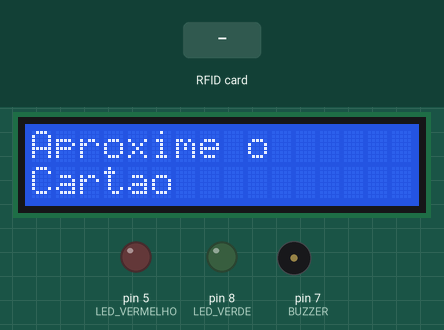
Bench run of a sketch on a simulated Arduino Uno, built with avr-gcc and run on an emulated ATmega328P. Shown: 16×2 character LCD, output pins drawn as LEDs (lit = HIGH), buzzer (waves = sounding). The test bench sets the inputs (shaded band). Pins used as bus, display or sensor lines are not drawn; what the sketch prints to the serial monitor is not drawn.

Above: at 1.2 s.
1.3 s: RFID card 5E 7A 19 C4 held to the reader
At 1.7 s:
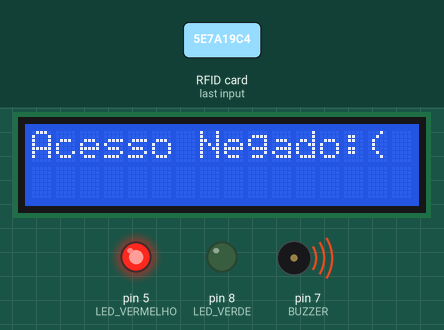
At 3.3 s:
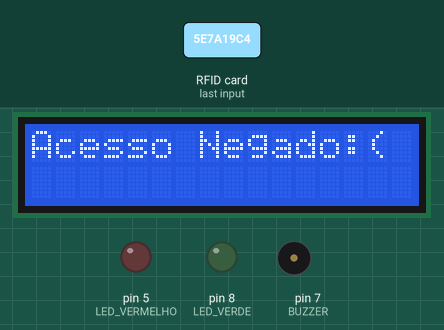
3.9 s: RFID card E3 64 CE 34 held to the reader
At 5.6 s:
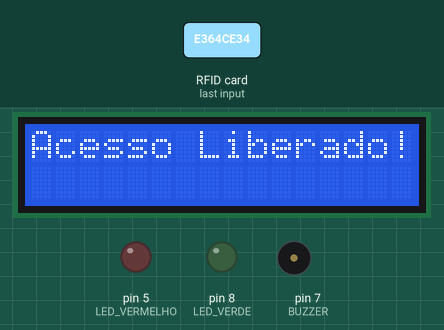
Timing chart, 0 to 7.1 s (numbered marks = the images above; inputs shaded):
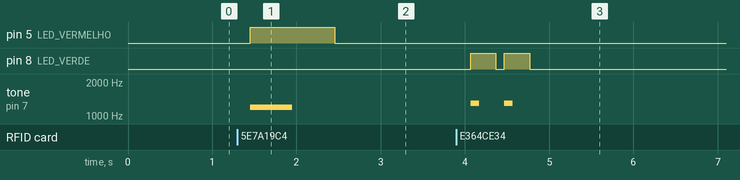

The sketch:

arduino.ino
```cpp
// #include <iostream>
// #include <vector>
// #include <string>
// #include <iomanip>
#include <SPI.h>
#include <MFRC522.h>
#include <LiquidCrystal_I2C.h>

#define LED_VERDE 8
#define LED_VERMELHO 5
#define SS_PIN 10
#define RST_PIN 6
#define BUZZER 7
LiquidCrystal_I2C lcd(0x27, 16, 2);
String IDtag = ""; //Variável que armazenará o ID da Tag
bool Permitido = false; //Variável que verifica a permissão
//Vetor responsável por armazenar os ID's das Tag's cadastradas
String TagsCadastradas[] = {"e364ce34",
                            "1234",
                            " 1"};
MFRC522 LeitorRFID(SS_PIN, RST_PIN);    // Cria uma nova instância para o leitor e passa os pinos como parâmetro
void setup() {
        Serial.begin(9600);           // Inicializa a comunicação Serial
        SPI.begin();                  // Inicializa comunicacao SPI
        LeitorRFID.PCD_Init();        // Inicializa o leitor RFID
        pinMode(LED_VERDE, OUTPUT);   // Declara o pino do led verde como saída
        pinMode(LED_VERMELHO, OUTPUT);
        pinMode(BUZZER, OUTPUT); // Declara o pino do led vermelho como saída     // Declara o pino do buzzer como saída
}
void loop() {
  Leitura();  //Chama a função responsável por fazer a leitura das Tag's
}
void Leitura(){
      lcd.init();
      lcd.init();
      lcd.backlight();
      lcd.clear();
      lcd.print("Aproxime o ");
      lcd.setCursor(0,1);
      lcd.print("Cartao");

        IDtag = ""; //Inicialmente IDtag deve estar vazia.

        // Verifica se existe uma Tag presente
        if ( !LeitorRFID.PICC_IsNewCardPresent() || !LeitorRFID.PICC_ReadCardSerial() ) {
            delay(50);
            return;
        }

        // Pega o ID da Tag através da função LeitorRFID.uid e Armazena o ID na variável IDtag
        for (byte i = 0; i < LeitorRFID.uid.size; i++) {
            IDtag.concat(String(LeitorRFID.uid.uidByte[i], HEX));
        }

        //Compara o valor do ID lido com os IDs armazenados no vetor TagsCadastradas[]
        for (int i = 0; i < (sizeof(TagsCadastradas)/sizeof(String)); i++) {
          if(  IDtag.equalsIgnoreCase(TagsCadastradas[i])  ){
              Permitido = true; //Variável Permitido assume valor verdadeiro caso o ID Lido esteja cadastrado

          }
        }
        if(Permitido == true) acessoLiberado(); //Se a variável Permitido for verdadeira será chamada a função acessoLiberado()
        else acessoNegado(); //Se não será chamada a função acessoNegado()
        delay(1000); //aguarda 2 segundos para efetuar uma nova leitura
}
void acessoLiberado(){
  Serial.println("Tag Cadastrada: " + IDtag); //Exibe a mensagem "Tag Cadastrada" e o ID da tag não cadastrada
  lcd.init();
  lcd.init();
  lcd.backlight();
  lcd.clear();
  lcd.print("Acesso Liberado!");
    efeitoPermitido();  //Chama a função efeitoPermitido()
    Permitido = false;  //Seta a variável Permitido como false novamente

}
void acessoNegado(){
  Serial.println("Tag NAO Cadastrada: " + IDtag); //Exibe a mensagem "Tag NAO Cadastrada" e o ID da tag cadastrada
  lcd.init();
  lcd.init();
  lcd.backlight();
  lcd.clear();
  lcd.print("Acesso Negado:(");
    efeitoNegado();

}
void efeitoPermitido(){
  int qtd_bips = 2; //definindo a quantidade de bips
  for(int j=0; j<qtd_bips; j++){
    //Ligando o buzzer com uma frequência de 1500 hz e ligando o led verde.
    digitalWrite(LED_VERDE, HIGH);
    tone(BUZZER, 1300, 100);
    delay(300);

    //Desligando o buzzer e led verde.
    digitalWrite(LED_VERDE, LOW);
    delay(100);
  }
}
void efeitoNegado(){
  int qtd_bips = 1;  //definindo a quantidade de bips
  for(int j=0; j<qtd_bips; j++){
    //Ligando o buzzer com uma frequência de 500 hz e ligando o led vermelho.
    digitalWrite(LED_VERMELHO, HIGH);
    tone(BUZZER, 1200, 500);
    delay(1000);

    //Desligando o buzzer e o led vermelho.
    digitalWrite(LED_VERMELHO, LOW);
    delay(100);
  }

}
```

Measured:
- after the input at 1.3 s, pin 5 (LED_VERMELHO): LOW → HIGH after 0.15 s, → LOW 1.0 s later; tone on pin 7 (BUZZER): silent → 1200 Hz after 0.15 s, → silent 0.50 s later
- after the input at 3.9 s, pin 8 (LED_VERDE): alternates HIGH for 0.30 s and LOW for 0.10 s, 4 changes in all, then stays LOW, starting after 0.17 s; tone on pin 7 (BUZZER): alternates 1300 Hz for 0.10 s and silent for 0.30 s, 4 changes in all, then stays silent, starting after 0.17 s
- what the display in image 1 shows lasts 2.1 s, from 1.5 s to 3.6 s
- what the display in image 3 shows lasts 1.8 s, from 4.1 s to 5.9 s
